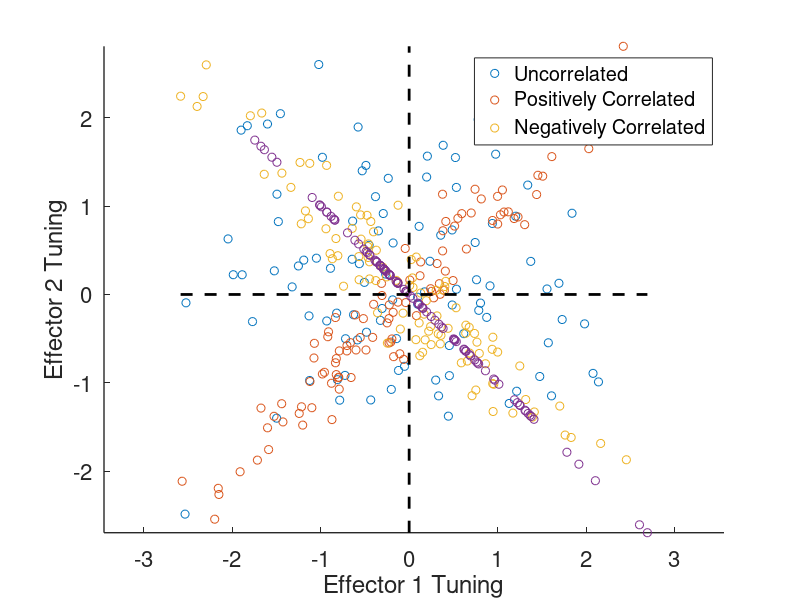

This figure's MATLAB source: (Note: this script raises an error after producing the figure.)
%%
%tuning to movement & time
xAxis = linspace(-2,2,200);
tuningProfile = normpdf(xAxis,0,1)';
tuningProfile = tuningProfile - min(tuningProfile);
tuningProfile = [zeros(100,1); tuningProfile; zeros(100,1)];

nCon = 6;
conditionTuning = linspace(-1,1,nCon);

latentFactors = zeros(length(tuningProfile),nCon);
for t=1:nCon
    latentFactors(:,t) = tuningProfile * conditionTuning(t);
end

nCell = 100;
tuningCoef = cell(4,1);
tuningCoef{1} = randn(nCell,2);
tuningCoef{2} = mvnrnd(zeros(1,2),[1 0.95; 0.95 1], nCell);
tuningCoef{3} = mvnrnd(zeros(1,2),[1, -0.95; -0.95, 1], nCell);
tuningCoef{4} = mvnrnd(zeros(1,2),[1, -1; -1, 1], nCell);

figure
hold on
for c=1:length(tuningCoef)
    plot(tuningCoef{c}(:,1), tuningCoef{c}(:,2), 'o');
end
axis tight;
plot(get(gca,'XLim'),[0 0],'--k','LineWidth',2);
plot([0,0],get(gca,'YLim'),'--k','LineWidth',2);
xlabel('Effector 1 Tuning');
ylabel('Effector 2 Tuning');
set(gca,'FontSize',16,'LineWidth',1);
legend({'Uncorrelated','Positively Correlated','Negatively Correlated'});
axis equal;

allLF = [];
factorCodes = [];
eventIdx = [];
nTrials = 30;
currentIdx = 1;

for c=1:nCon
    for t=1:nTrials
        newLF = [tuningProfile, latentFactors(:,c)];

        allLF = [allLF; newLF];
        factorCodes = [factorCodes; c];
        eventIdx = [eventIdx; currentIdx+100];
        currentIdx = currentIdx + length(tuningProfile);
    end
end

neuralActivity = cell(length(tuningCoef),1);
for t=1:length(tuningCoef)
    neuralActivity{t} = allLF * tuningCoef{t}';
    neuralActivity{t} = neuralActivity{t} + 1.0*randn(size(neuralActivity{t}));
end

margGroupings = {{1, [1 2]}, {2}};
margNames = {'Condition-dependent', 'Condition-independent'};
        
opts.margNames = margNames;
opts.margGroupings = margGroupings;
opts.maxDim = [5 5];
opts.CIMode = 'xval';
opts.orthoMode = 'standard_dpca';
opts.useCNoise = true;

opts_m.margNames = margNames;
opts_m.margGroupings = margGroupings;
opts_m.nCompsPerMarg = 3;
opts_m.makePlots = true;
opts_m.nFolds = 10;
opts_m.readoutMode = 'parametric';
opts_m.alignMode = 'rotation';
opts_m.plotCI = true;

dPCA_out = cell(length(tuningCoef),1);
mPCA_out = cell(length(tuningCoef),1);
for t=1:length(tuningCoef)
    smoothActivity = gaussSmooth_fast(neuralActivity{t}, 3.0);
    dPCA_out{t} = apply_dPCA_general( smoothActivity, eventIdx, factorCodes, [-100,300], 0.010, opts);
    mPCA_out{t} = apply_mPCA_general( smoothActivity, eventIdx, factorCodes, [-100,300], 0.010, opts_m);
end

timeAxis = (-100:300)*0.01;
lineArgs = cell(nCon,1);
colors = jet(nCon)*0.8;
for c=1:nCon
    lineArgs{c} = {'Color', colors(c,:), 'LineWidth', 2};
end

[yAxesFinal, allHandles, allYAxes] = general_dPCA_plot( dPCA_out{t}.cval, timeAxis, lineArgs, {'Time','Condition'}, ...
    'sameAxes', [], [], dPCA_out{t}.cval.dimCI, colors );

componentVarPlot( dPCA_out{t}.cval, margNames, 9 );
componentAnglePlot( dPCA_out{t}, 9 );
   
figure; imagesc(dPCA_out{t}.V'*dPCA_out{t}.V);

%%
%tuning to movement & time
xAxis = linspace(-2,2,200);
tuningProfile = normpdf(xAxis,0,1)';
tuningProfile = tuningProfile - min(tuningProfile);
tuningProfile = [zeros(100,1); tuningProfile; zeros(100,1)];

tuningProfile2 = normpdf(xAxis,0,1)';
tuningProfile2 = tuningProfile2 - min(tuningProfile2);
tuningProfile2 = [zeros(100,1); tuningProfile2; zeros(100,1)];

nCon = 2;
nMov = 8;
conditionTuning = linspace(-1,1,nCon);

nCell = 100;
tuningCoef = cell(1,1);
tuningCoef{1} = randn(nCell,1+nMov*3+1);

allLF = [];
factorCodes = [];
eventIdx = [];
nTrials = 30;
currentIdx = 1;

% for latIdx=1:2
%     for movIdx=1:4
%         for t=1:nTrials
%             newLF = zeros(length(tuningProfile),1+nMov*2);
%             newLF(:,1) = tuningProfile;
%             
%             newLF(:,movIdx+(latIdx-1)*nMov+1) = tuningProfile;
%             %if latIdx==1
%             %    latScale = 0.1;
%             %else
%             %    latScale = 1.0;
%             %end
%             %newLF(:,movIdx+1) = tuningProfile2*latScale;
% 
%             allLF = [allLF; newLF];
%             factorCodes = [factorCodes; movIdx, latIdx];
%             eventIdx = [eventIdx; currentIdx+100];
%             currentIdx = currentIdx + length(tuningProfile);
%         end
%     end
% end

for latIdx=1:2
    for movIdx=1:nMov
        for t=1:nTrials
            newLF = zeros(length(tuningProfile),1+nMov*3+1);
            %newLF(:,1) = tuningProfile*0;
            
%             if latIdx==1
%                latScale = 0.5;
%                latDim = -1;
%                newLF(:,1) = tuningProfile*(-0.5);
%             else
%                latScale = 1.0;
%                latDim = 1;
%                newLF(:,end) = tuningProfile*(0.5);
%             end
            
            %newLF(:,end) = tuningProfile*latDim*0.5;
            %newLF(:,movIdx+1) = tuningProfile*latScale;
            
            if latIdx==1
                newLF(:,movIdx+1+nMov*2) = tuningProfile*1.0;
            end
            if latIdx==2
                newLF(:,movIdx+1+nMov) = tuningProfile*1.0;
            end
            
            allLF = [allLF; newLF];
            factorCodes = [factorCodes; movIdx, latIdx];
            eventIdx = [eventIdx; currentIdx+100];
            currentIdx = currentIdx + length(tuningProfile);
        end
    end
end

neuralActivity = cell(length(tuningCoef),1);
for t=1:length(tuningCoef)
    neuralActivity{t} = allLF * tuningCoef{t}';
    neuralActivity{t} = neuralActivity{t} + 1.0*randn(size(neuralActivity{t}));
end

%%
margGroupings = {{1, [1 3]}, {2, [2 3]}, {[1 2], [1 2 3]}, {3}};
margNames = {'Movement','Laterality','MxL','Time'};
        
opts.margNames = margNames;
opts.margGroupings = margGroupings;
opts.maxDim = [5 5 5 5];
opts.CIMode = 'npne';
opts.orthoMode = 'standard_dpca';
opts.useCNoise = true;

opts_m.margNames = margNames;
opts_m.margGroupings = margGroupings;
opts_m.nCompsPerMarg = 3;
opts_m.makePlots = true;
opts_m.nFolds = 10;
opts_m.readoutMode = 'parametric';
opts_m.alignMode = 'rotation';
opts_m.plotCI = true;

dPCA_out = cell(length(tuningCoef),1);
mPCA_out = cell(length(tuningCoef),1);
for t=1:length(tuningCoef)
    smoothActivity = gaussSmooth_fast(neuralActivity{t}, 3.0);
    dPCA_out{t} = apply_dPCA_general( smoothActivity, eventIdx, factorCodes, [-100,300], 0.010, opts);
    mPCA_out{t} = apply_mPCA_general( smoothActivity, eventIdx, factorCodes, [-100,300], 0.010, opts_m);
end
 
movIdx = find(dPCA_out{t}.whichMarg==1);
movIdx = movIdx(1:end);
movMod = squeeze(mean(dPCA_out{t}.Z(movIdx,:,:,150:250),4));

colors = jet(size(movMod,2))*0.8;

figure('Position',[680   885   302   213]);
hold on
for movCon=1:size(movMod,2)
    plot(movMod(1,movCon,1), movMod(2,movCon,1), 'o','Color',colors(movCon,:),'MarkerFaceColor',colors(movCon,:));
    plot([0,movMod(1,movCon,1)], [0,movMod(2,movCon,1)], '--','Color',colors(movCon,:), 'LineWidth',2);

    plot(movMod(1,movCon,2), movMod(2,movCon,2), 'o','Color',colors(movCon,:),'MarkerFaceColor',colors(movCon,:),'MarkerSize',12);
    plot([0,movMod(1,movCon,2)], [0,movMod(2,movCon,2)], '-','Color',colors(movCon,:), 'LineWidth', 2);
end
axis equal;
set(gca,'LineWidth',2,'FontSize',16);
xlabel('dPC_1 (Movement)');
ylabel('dPC_2 (Movement)');
    
%%
%cross-validation test for tuning to laterality & timing
smoothActivity = gaussSmooth_fast(neuralActivity{t}, 3.0);
dPCA_full = apply_dPCA_general( smoothActivity, eventIdx, factorCodes, [-100,300], 0.010, opts);

Z = dPCA_full.Z;
cvLat = zeros(size(Z,2), size(Z,3), size(Z, 4));

for movIdx=1:nMov
    disp(movIdx);
    
    trainMov = setdiff(1:nMov, movIdx);
    trlIdx = find(ismember(factorCodes(:,1), trainMov));
    
    relabelCodes = factorCodes(trlIdx,:);
    [~,~,relabelCodes(:,1)] = unique(relabelCodes(:,1));
    
    dPCA_x = apply_dPCA_general( smoothActivity, eventIdx(trlIdx), relabelCodes, [-100,300], 0.010, opts);
    close(gcf);
    
    latAx = find(dPCA_x.whichMarg==2);
    tmpFA = squeeze(dPCA_full.featureAverages(:,movIdx,:,:));
    cvProj = dPCA_x.W(:,latAx(1))'*tmpFA(:,:);
    
    sz = size(tmpFA);
    cvProj = reshape(cvProj, sz(2:end));
    cvLat(movIdx,:,:) = cvProj;
end

colors = jet(nMov)*0.8;
ls = {'-','--'};

figure;
hold on;
for l=1:2
    for movIdx=1:nMov
        plot(squeeze(cvLat(movIdx,l,:)),'Color',colors(movIdx,:),'LineStyle',ls{l},'LineWidth',2);
    end
end

%PCA of factor difference vectors
diffVec = squeeze(dPCA_full.featureAverages(:,:,1,:) - dPCA_full.featureAverages(:,:,2,:));
diffVecUnroll = diffVec(:,:);
[COEFF, SCORE, LATENT, TSQUARED, EXPLAINED, MU] = pca(diffVecUnroll');

colors = jet(nMov)*0.8;
figure
hold on;
for movIdx=1:nMov
    tmp = COEFF(:,1)'*squeeze(diffVec(:,movIdx,:));
    plot(tmp,'LineWidth',2,'Color',colors(movIdx,:));
end

%%
opts.margNames = {'CI','CD'};
opts.margGroupings = {{1, [1 2]}, {2}};
opts.maxDim = [5 5];
opts.CIMode = 'npne';
opts.orthoMode = 'standard_dpca';
opts.useCNoise = true;
smoothActivity = gaussSmooth_fast(neuralActivity{t}, 3.0);

cWindow = 150:250;
dPCA_out = apply_dPCA_general( smoothActivity, eventIdx, factorCodes(:,1)+(factorCodes(:,2)-1)*nMov, [-100,300], 0.010, opts);
fa = dPCA_out.featureAverages;
[ simMatrix, fVectors_subtract, fVectors_raw ] = plotCorrMat( fa, cWindow, {'M1_1','M2_1','M3_1','M4_1','M1_2','M2_2','M3_2','M4_2'} );
[ simMatrix, fVectors_subtract, fVectors_raw ] = plotCorrMat( fa, cWindow, {'M1_1','M2_1','M3_1','M4_1','M1_2','M2_2','M3_2','M4_2'},{1:4,5:8} );

%%
timeAxis = (-100:300)*0.01;
lineArgs = cell(nCon,1);
colors = jet(nCon)*0.8;
for c=1:nCon
    lineArgs{c} = {'Color', colors(c,:), 'LineWidth', 2};
end

[yAxesFinal, allHandles, allYAxes] = general_dPCA_plot( dPCA_out{t}.cval, timeAxis, lineArgs, {'Time','Condition'}, ...
    'sameAxes', [], [], dPCA_out{t}.cval.dimCI, colors );

componentVarPlot( dPCA_out{t}.cval, margNames, 9 );
componentAnglePlot( dPCA_out{t}, 9 );
   
figure; imagesc(dPCA_out{t}.V'*dPCA_out{t}.V);

M_shared*u_shared*latScale + M_separate*u_separate*latScale + M_lat*u_lat + M_time*u_time




%%
opts_m.margNames = {'Target','Click','TxC','Time'};
opts_m.margGroupings = {{1, [1 3]}, {2, [2 3]}, {[1 2], [1 2 3]}, {3}};
opts_m.nCompsPerMarg = 5;
opts_m.makePlots = true;
opts_m.nFolds = 10;
mPCA_out = apply_mPCA_general( neuralActivity, eventIdx, factorCodes, [-100,300], 0.010, opts_m);